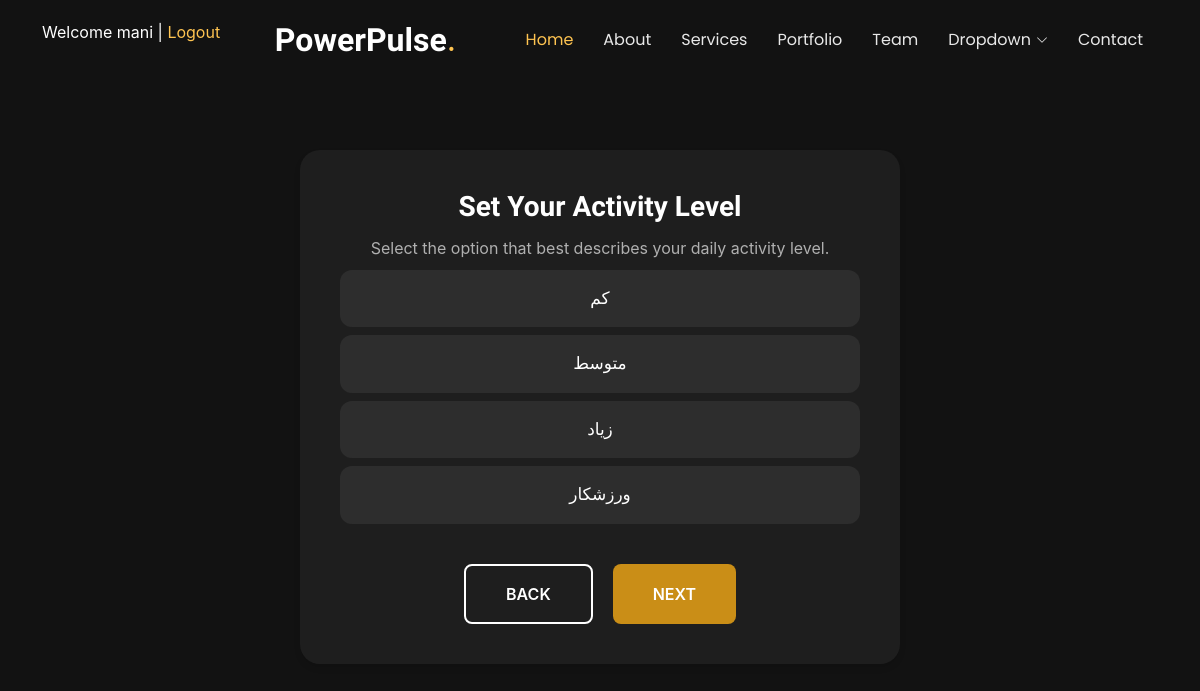
Screenshot of /diet/activity/ (signed in) with the database file from the repository.
### accounts/models.py (models this page shows)
class CustomUser(AbstractUser):
    pass

### mealplan/models.py (models this page shows)
class ActivityLevel(models.Model):
    ACTIVITY_CHOICES = [
        ("low", "کم"),
        ("medium", "متوسط"),
        ("high", "زیاد"),
        ("athlete", "ورزشکار"),
    ]
    level = models.CharField(
        max_length=20,
        choices=ACTIVITY_CHOICES,
        unique=True,
    )
    multiplier = models.FloatField()
    def __str__(self):
        return dict(self.ACTIVITY_CHOICES)[self.level]

### mealplan/views.py (the view, shortened to what this page needs)
# urls.py: path('activity/', ActivityLevelView.as_view(), name="activity_level"),
class ActivityLevelView(LoginRequiredMixin, FormView):
    template_name = 'diet/activity.html'
    form_class = ActivityLevelForm
    success_url = '/diet/plan/'

### mealplan/templates/diet/activity.html (shortened to what this page needs)
{% extends '_base.html' %}
{% block content %}
<div class="goals-container">
    <div class="goals-header">
        <h2>Set Your Activity Level</h2>
        <p class="subtitle">Select the option that best describes your daily activity level.</p>
    </div>
    <form method="POST" id="goalsForm" class="goals-form">
        <div class="goals-list">
            {% for choice in form.fields.activity_level.queryset %}
            <div class="goal-option">
                <label for="activity-{{ choice.pk }}" class="goal-button">{{ choice }}</label>
            </div>
            {% endfor %}
        </div>
        <div class="navigation-buttons">
            <a href="{% url 'mealplan:diet_plan' %}" class="back-button">BACK</a>
            <button type="submit" id="nextButton" class="next-button">NEXT</button>
        </div>
    </form>
</div>
{% endblock %}

### templates/_base.html (shortened to what this page needs)
{% load static %}
<!DOCTYPE html>
<html lang="en">
<head>
  <link href="{% static 'assets/vendor/bootstrap-icons/bootstrap-icons.css' %}" rel="stylesheet">
  <link href="{% static 'assets/vendor/bootstrap/css/bootstrap.min.css' %}" rel="stylesheet">
  <link href="{% static 'assets/vendor/aos/aos.css' %}" rel="stylesheet">
  <link href="{% static 'assets/vendor/swiper/swiper-bundle.min.css' %}" rel="stylesheet">
  <link href="{% static 'assets/vendor/glightbox/css/glightbox.min.css' %}" rel="stylesheet">
  <link href="{% static 'assets/css/main.css' %}" rel="stylesheet">
</head>
<body class="index-page">
    <header id="header" class="header d-flex align-items-center fixed-top">
        <div class="container-fluid container-xl position-relative d-flex align-items-center justify-content-between">
          <a href="index.html" class="logo d-flex align-items-center me-auto me-lg-0">
            <h1 class="sitename">PowerPulse</h1>
            <span>.</span>
          </a>
          <nav id="navmenu" class="navmenu">
            <ul>
              <li><a href="/" class="active">Home<br></a></li>
              <li><a href="#about">About</a></li>
              <li><a href="#services">Services</a></li>
              <li><a href="#portfolio">Portfolio</a></li>
              <li><a href="#team">Team</a></li>
              <li class="dropdown"><a href="#"><span>Dropdown</span> <i class="bi bi-chevron-down toggle-dropdown"></i></a>
              </li>
              <li><a href="#contact">Contact</a></li>
            </ul>
          </nav>
            {% if not user.is_authenticated %}
                <a class="btn-getstarted" href="{% url 'account_signup' %}">Get Started</a>
            {% else %}
                <p style="color: white;">Welcome {{ user.username}} | <a href="{% url "account_logout" %}">Logout</a></p>
            {% endif %}
        </div>
      </header>
    <main class="main">
      {% block content %}
      {% endblock content %}
    </main>
</body>
</html>

### static/assets/css/main.css (style rules this page uses)
:root { --default-font: "Roboto", system-ui, -apple-system, "Segoe UI", Roboto, "Helvetica Neue", Arial, "Noto Sans", "Liberation Sans", sans-serif, "Apple Color Emoji", "Segoe UI Emoji", "Segoe UI Symbol", "Noto Color Emoji"; --heading-font: "Raleway", sans-serif; --nav-font: "Poppins", sans-serif; }
:root { --background-color: #ffffff; --default-color: #444444; --heading-color: #151515; --accent-color: #ffc451; --surface-color: #ffffff; --contrast-color: #312f2f; }
:root { --nav-color: rgba(255, 255, 255, 0.905); --nav-hover-color: #ffc451; --nav-mobile-background-color: #ffffff; --nav-dropdown-background-color: #ffffff; --nav-dropdown-color: #212529; --nav-dropdown-hover-color: #ffc451; }
:root { scroll-behavior: smooth; }
body { color: var(--default-color); background-color: var(--background-color); font-family: var(--default-font); }
a { color: var(--accent-color); text-decoration: none; transition: 0.3s; }
h1, h2, h3, h4, h5, h6 { color: var(--heading-color); font-family: var(--heading-font); }
.header { --background-color: rgba(0, 0, 0, 0.8); --heading-color: #ffffff; --contrast-color: #ffffff; color: var(--default-color); background-color: var(--background-color); padding: 10px 0; transition: all 0.5s; z-index: 997; }
.header .logo { line-height: 1; }
.header .logo h1 { font-size: 32px; margin: 0; font-weight: 700; color: var(--heading-color); }
.header .logo span { color: var(--accent-color); font-size: 32px; }
@media (max-width: 1200px) { .header .logo { order: 1; } }
@media (max-width: 1200px) { .header .navmenu { order: 3; } }
.index-page .header { --background-color: rgba(0, 0, 0, 0); }
@media (min-width: 1200px) { .navmenu { padding: 0; } }
@media (min-width: 1200px) { .navmenu ul { margin: 0; padding: 0; display: flex; list-style: none; align-items: center; } }
@media (min-width: 1200px) { .navmenu li { position: relative; } }
@media (min-width: 1200px) { .navmenu a, .navmenu a:focus { color: var(--nav-color); padding: 18px 15px; font-size: 16px; font-family: var(--nav-font); font-weight: 400; display: flex; align-items: center; justify-content: space-between; white-space: nowrap; transition: 0.3s; } }
@media (min-width: 1200px) { .navmenu a i, .navmenu a:focus i { font-size: 12px; line-height: 0; margin-left: 5px; transition: 0.3s; } }
@media (min-width: 1200px) { .navmenu li:hover>a, .navmenu .active, .navmenu .active:focus { color: var(--nav-hover-color); } }
body { background-color: #121212; margin: 0; font-family: -apple-system, BlinkMacSystemFont, 'Segoe UI', Roboto, Oxygen, Ubuntu, Cantarell, 'Open Sans', 'Helvetica Neue', sans-serif; }
.goals-container { max-width: 550px; margin: 40px auto; padding: 40px; background-color: #1E1E1E; border-radius: 20px; box-shadow: 0 4px 6px rgba(0, 0, 0, 0.1); }
.goals-header { text-align: center; margin-bottom: 10px; }
.goals-header h2 { color: white; font-size: 28px; margin: 0 0 12px 0; font-weight: 600; }
.subtitle { color: #B0B0B0; font-size: 16px; margin: 0; line-height: 1.5; }
.goals-list { display: flex; flex-direction: column; gap: 8px; margin-bottom: 40px; }
.goal-option { position: relative; }
.goals-container { max-width: 600px; margin: 150px auto; }
.goal-button { display: block; width: 100%; padding: 15px 20px; background-color: #2D2D2D; border: 1px solid transparent; border-radius: 12px; color: white; font-size: 17px; text-align: center; cursor: pointer; transition: all 0.3s ease; box-sizing: border-box; }
.navigation-buttons { display: flex; justify-content: center; gap: 20px; }
.back-button, .next-button { padding: 16px 40px; border-radius: 8px; font-size: 16px; font-weight: 600; cursor: pointer; transition: all 0.3s ease; min-width: 120px; }
.back-button { background-color: transparent; border: 2px solid #FFFFFF; color: white; }
.next-button { background-color: #ca8e17; border: none; color: white; }
.goal-button { transform: scale(1); }

### rows the page displays
CustomUser: username "mani"
ActivityLevel: level "کم"
ActivityLevel: level "متوسط"
ActivityLevel: level "زیاد"
ActivityLevel: level "ورزشکار"
